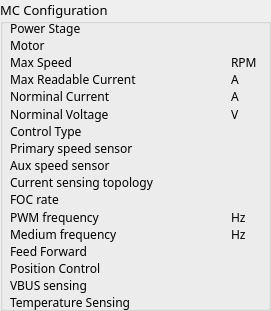
  <widget class="QGroupBox" name="groupBox_5">
   <property name="geometry">
    <rect>
     <x>620</x>
     <y>20</y>
     <width>271</width>
     <height>311</height>
    </rect>
   </property>
   <property name="font">
    <font>
     <family>Bahnschrift Light</family>
     <pointsize>10</pointsize>
     <weight>50</weight>
     <bold>false</bold>
    </font>
   </property>
   <property name="title">
    <string>MC Configuration</string>
   </property>
   <widget class="QWidget" name="formLayoutWidget">
    <property name="geometry">
     <rect>
      <x>10</x>
      <y>20</y>
      <width>251</width>
      <height>291</height>
     </rect>
    </property>
    <layout class="QFormLayout" name="formLayout">
     <property name="verticalSpacing">
      <number>1</number>
     </property>
     <item row="0" column="0">
      <widget class="QLabel" name="label">
       <property name="font">
        <font>
         <pointsize>9</pointsize>
        </font>
       </property>
       <property name="text">
        <string>Power Stage</string>
       </property>
      </widget>
     </item>
     <item row="0" column="1">
      <widget class="QLabel" name="power_stage_label">
       <property name="sizePolicy">
        <sizepolicy hsizetype="MinimumExpanding" vsizetype="Preferred">
         <horstretch>0</horstretch>
         <verstretch>0</verstretch>
        </sizepolicy>
       </property>
       <property name="minimumSize">
        <size>
         <width>100</width>
         <height>0</height>
        </size>
       </property>
       <property name="font">
        <font>
         <pointsize>9</pointsize>
        </font>
       </property>
       <property name="text">
        <string/>
       </property>
      </widget>
     </item>
     <item row="1" column="0">
      <widget class="QLabel" name="label_2">
       <property name="font">
        <font>
         <pointsize>9</pointsize>
        </font>
       </property>
       <property name="text">
        <string>Motor</string>
       </property>
      </widget>
     </item>
     <item row="1" column="1">
      <widget class="QLabel" name="motor_name_label">
       <property name="sizePolicy">
        <sizepolicy hsizetype="MinimumExpanding" vsizetype="Preferred">
         <horstretch>0</horstretch>
         <verstretch>0</verstretch>
        </sizepolicy>
       </property>
       <property name="minimumSize">
        <size>
         <width>100</width>
         <height>0</height>
        </size>
       </property>
       <property name="font">
        <font>
         <pointsize>9</pointsize>
        </font>
       </property>
       <property name="text">
        <string/>
       </property>
      </widget>
     </item>
     <item row="2" column="0">
      <widget class="QLabel" name="label_3">
       <property name="font">
        <font>
         <pointsize>9</pointsize>
        </font>
       </property>
       <property name="text">
        <string>Max Speed</string>
       </property>
      </widget>
     </item>
     <item row="3" column="0">
      <widget class="QLabel" name="label_24">
       <property name="font">
        <font>
         <pointsize>9</pointsize>
        </font>
       </property>
       <property name="text">
        <string>Max Readable Current</string>
       </property>
      </widget>
     </item>
     <item row="4" column="0">
      <widget class="QLabel" name="label_25">
       <property name="font">
        <font>
         <pointsize>9</pointsize>
        </font>
       </property>
       <property name="text">
        <string>Norminal Current</string>
       </property>
      </widget>
     </item>
     <item row="5" column="0">
      <widget class="QLabel" name="label_26">
       <property name="font">
        <font>
         <pointsize>9</pointsize>
        </font>
       </property>
       <property name="text">
        <string>Norminal Voltage</string>
       </property>
      </widget>
     </item>
     <item row="6" column="0">
      <widget class="QLabel" name="label_27">
       <property name="font">
        <font>
         <pointsize>9</pointsize>
        </font>
       </property>
       <property name="text">
        <string>Control Type</string>
       </property>
      </widget>
     </item>
     <item row="7" column="0">
      <widget class="QLabel" name="label_28">
       <property name="font">
        <font>
         <pointsize>9</pointsize>
        </font>
       </property>
       <property name="text">
        <string>Primary speed sensor</string>
       </property>
      </widget>
     </item>
     <item row="8" column="0">
      <widget class="QLabel" name="label_29">
       <property name="font">
        <font>
         <pointsize>9</pointsize>
        </font>
       </property>
       <property name="text">
        <string>Aux speed sensor</string>
       </property>
      </widget>
     </item>
     <item row="9" column="0">
      <widget class="QLabel" name="label_30">
       <property name="font">
        <font>
         <pointsize>9</pointsize>
        </font>
       </property>
       <property name="text">
        <string>Current sensing topology</string>
       </property>
      </widget>
     </item>
     <item row="10" column="0">
      <widget class="QLabel" name="label_31">
       <property name="font">
        <font>
         <pointsize>9</pointsize>
        </font>
       </property>
       <property name="text">
        <string>FOC rate</string>
       </property>
      </widget>
     </item>
     <item row="11" column="0">
      <widget class="QLabel" name="label_32">
       <property name="font">
        <font>
         <pointsize>9</pointsize>
        </font>
       </property>
       <property name="text">
        <string>PWM frequency</string>
       </property>
      </widget>
     </item>
     <item row="12" column="0">
      <widget class="QLabel" name="label_33">
       <property name="font">
        <font>
         <pointsize>9</pointsize>
        </font>
       </property>
       <property name="text">
        <string>Medium frequency</string>
       </property>
      </widget>
     </item>
     <item row="13" column="0">
      <widget class="QLabel" name="label_34">
       <property name="font">
        <font>
         <pointsize>9</pointsize>
        </font>
       </property>
       <property name="text">
        <string>Feed Forward</string>
       </property>
      </widget>
     </item>
     <item row="14" column="0">
      <widget class="QLabel" name="label_35">
       <property name="font">
        <font>
         <pointsize>9</pointsize>
        </font>
       </property>
       <property name="text">
        <string>Position Control</string>
       </property>
      </widget>
     </item>
     <item row="15" column="0">
      <widget class="QLabel" name="label_36">
       <property name="font">
        <font>
         <pointsize>9</pointsize>
        </font>
       </property>
       <property name="text">
        <string>VBUS sensing</string>
       </property>
      </widget>
     </item>
     <item row="16" column="0">
      <widget class="QLabel" name="label_37">
       <property name="font">
        <font>
         <pointsize>9</pointsize>
        </font>
       </property>
       <property name="text">
        <string>Temperature Sensing</string>
       </property>
      </widget>
     </item>
     <item row="2" column="1">
      <layout class="QHBoxLayout" name="horizontalLayout_10">
       <item>
        <widget class="QLabel" name="max_speed_label">
         <property name="sizePolicy">
          <sizepolicy hsizetype="MinimumExpanding" vsizetype="Preferred">
           <horstretch>0</horstretch>
           <verstretch>0</verstretch>
          </sizepolicy>
         </property>
         <property name="minimumSize">
          <size>
           <width>60</width>
           <height>0</height>
          </size>
         </property>
         <property name="font">
          <font>
           <pointsize>9</pointsize>
          </font>
         </property>
         <property name="text">
          <string/>
         </property>
        </widget>
       </item>
       <item>
        <widget class="QLabel" name="label_38">
         <property name="minimumSize">
          <size>
           <width>30</width>
           <height>0</height>
          </size>
         </property>
         <property name="font">
          <font>
           <pointsize>9</pointsize>
          </font>
         </property>
         <property name="text">
          <string>RPM</string>
         </property>
        </widget>
       </item>
      </layout>
     </item>
     <item row="3" column="1">
      <layout class="QHBoxLayout" name="horizontalLayout_11">
       <item>
        <widget class="QLabel" name="max_readable_current_label">
         <property name="sizePolicy">
          <sizepolicy hsizetype="MinimumExpanding" vsizetype="Preferred">
           <horstretch>0</horstretch>
           <verstretch>0</verstretch>
          </sizepolicy>
         </property>
         <property name="minimumSize">
          <size>
           <width>60</width>
           <height>0</height>
          </size>
         </property>
         <property name="font">
          <font>
           <pointsize>9</pointsize>
          </font>
         </property>
         <property name="text">
          <string/>
         </property>
        </widget>
       </item>
       <item>
        <widget class="QLabel" name="label_39">
         <property name="minimumSize">
          <size>
           <width>30</width>
           <height>0</height>
          </size>
         </property>
         <property name="font">
          <font>
           <pointsize>9</pointsize>
          </font>
         </property>
         <property name="text">
          <string>A</string>
         </property>
        </widget>
       </item>
      </layout>
     </item>
     <item row="4" column="1">
      <layout class="QHBoxLayout" name="horizontalLayout_13">
       <item>
        <widget class="QLabel" name="nominal_current_label">
         <property name="sizePolicy">
          <sizepolicy hsizetype="MinimumExpanding" vsizetype="Preferred">
           <horstretch>0</horstretch>
           <verstretch>0</verstretch>
          </sizepolicy>
         </property>
         <property name="minimumSize">
          <size>
           <width>60</width>
           <height>0</height>
          </size>
         </property>
         <property name="font">
          <font>
           <pointsize>9</pointsize>
          </font>
         </property>
         <property name="text">
          <string/>
         </property>
        </widget>
       </item>
       <item>
        <widget class="QLabel" name="label_41">
         <property name="minimumSize">
          <size>
           <width>30</width>
           <height>0</height>
          </size>
         </property>
         <property name="font">
          <font>
           <pointsize>9</pointsize>
          </font>
         </property>
         <property name="text">
          <string>A</string>
         </property>
        </widget>
       </item>
      </layout>
     </item>
     <item row="5" column="1">
      <layout class="QHBoxLayout" name="horizontalLayout_12">
       <item>
        <widget class="QLabel" name="nominal_voltage_label">
         <property name="sizePolicy">
          <sizepolicy hsizetype="MinimumExpanding" vsizetype="Preferred">
           <horstretch>0</horstretch>
           <verstretch>0</verstretch>
          </sizepolicy>
         </property>
         <property name="minimumSize">
          <size>
           <width>60</width>
           <height>0</height>
          </size>
         </property>
         <property name="font">
          <font>
           <pointsize>9</pointsize>
          </font>
         </property>
         <property name="text">
          <string/>
         </property>
        </widget>
       </item>
       <item>
        <widget class="QLabel" name="label_40">
         <property name="minimumSize">
          <size>
           <width>30</width>
           <height>0</height>
          </size>
         </property>
         <property name="font">
          <font>
           <pointsize>9</pointsize>
          </font>
         </property>
         <property name="text">
          <string>V</string>
         </property>
        </widget>
       </item>
      </layout>
     </item>
     <item row="6" column="1">
      <layout class="QHBoxLayout" name="horizontalLayout_14">
       <item>
        <widget class="QLabel" name="contorl_type_label">
         <property name="sizePolicy">
          <sizepolicy hsizetype="MinimumExpanding" vsizetype="Preferred">
           <horstretch>0</horstretch>
           <verstretch>0</verstretch>
          </sizepolicy>
         </property>
         <property name="minimumSize">
          <size>
           <width>60</width>
           <height>0</height>
          </size>
         </property>
         <property name="font">
          <font>
           <pointsize>9</pointsize>
          </font>
         </property>
         <property name="text">
          <string/>
         </property>
        </widget>
       </item>
       <item>
        <widget class="QLabel" name="label_42">
         <property name="minimumSize">
          <size>
           <width>30</width>
           <height>0</height>
          </size>
         </property>
         <property name="font">
          <font>
           <pointsize>9</pointsize>
          </font>
         </property>
         <property name="text">
          <string/>
         </property>
        </widget>
       </item>
      </layout>
     </item>
     <item row="7" column="1">
      <layout class="QHBoxLayout" name="horizontalLayout_15">
       <item>
        <widget class="QLabel" name="primary_speed_sensor_label">
         <property name="sizePolicy">
          <sizepolicy hsizetype="MinimumExpanding" vsizetype="Preferred">
           <horstretch>0</horstretch>
           <verstretch>0</verstretch>
          </sizepolicy>
         </property>
         <property name="minimumSize">
          <size>
           <width>60</width>
           <height>0</height>
          </size>
         </property>
         <property name="font">
          <font>
           <pointsize>9</pointsize>
          </font>
         </property>
         <property name="text">
          <string/>
         </property>
        </widget>
       </item>
       <item>
        <widget class="QLabel" name="label_43">
         <property name="minimumSize">
          <size>
           <width>30</width>
           <height>0</height>
          </size>
         </property>
         <property name="font">
          <font>
           <pointsize>9</pointsize>
          </font>
         </property>
         <property name="text">
          <string/>
         </property>
        </widget>
       </item>
      </layout>
     </item>
     <item row="8" column="1">
      <layout class="QHBoxLayout" name="horizontalLayout_16">
       <item>
        <widget class="QLabel" name="aux_speed_sensor_label">
         <property name="sizePolicy">
          <sizepolicy hsizetype="MinimumExpanding" vsizetype="Preferred">
           <horstretch>0</horstretch>
           <verstretch>0</verstretch>
          </sizepolicy>
         </property>
         <property name="minimumSize">
          <size>
           <width>60</width>
           <height>0</height>
          </size>
         </property>
         <property name="font">
          <font>
           <pointsize>9</pointsize>
          </font>
         </property>
         <property name="text">
          <string/>
         </property>
        </widget>
       </item>
       <item>
        <widget class="QLabel" name="label_44">
         <property name="minimumSize">
          <size>
           <width>30</width>
           <height>0</height>
          </size>
         </property>
         <property name="font">
          <font>
           <pointsize>9</pointsize>
          </font>
         </property>
         <property name="text">
          <string/>
         </property>
        </widget>
       </item>
      </layout>
     </item>
     <item row="9" column="1">
      <layout class="QHBoxLayout" name="horizontalLayout_17">
       <item>
        <widget class="QLabel" name="current_sensing_topology_label">
         <property name="sizePolicy">
          <sizepolicy hsizetype="MinimumExpanding" vsizetype="Preferred">
           <horstretch>0</horstretch>
           <verstretch>0</verstretch>
          </sizepolicy>
         </property>
         <property name="minimumSize">
          <size>
           <width>60</width>
           <height>0</height>
          </size>
         </property>
         <property name="font">
          <font>
           <pointsize>9</pointsize>
          </font>
         </property>
         <property name="text">
          <string/>
         </property>
        </widget>
       </item>
       <item>
        <widget class="QLabel" name="label_45">
         <property name="minimumSize">
          <size>
           <width>30</width>
           <height>0</height>
          </size>
         </property>
         <property name="font">
          <font>
           <pointsize>9</pointsize>
          </font>
         </property>
         <property name="text">
          <string/>
         </property>
        </widget>
       </item>
      </layout>
     </item>
     <item row="10" column="1">
      <layout class="QHBoxLayout" name="horizontalLayout_18">
       <item>
        <widget class="QLabel" name="foc_rate_label">
         <property name="sizePolicy">
          <sizepolicy hsizetype="MinimumExpanding" vsizetype="Preferred">
           <horstretch>0</horstretch>
           <verstretch>0</verstretch>
          </sizepolicy>
         </property>
         <property name="minimumSize">
          <size>
           <width>60</width>
           <height>0</height>
          </size>
         </property>
         <property name="font">
          <font>
           <pointsize>9</pointsize>
          </font>
         </property>
         <property name="text">
          <string/>
         </property>
        </widget>
       </item>
       <item>
        <widget class="QLabel" name="label_46">
         <property name="minimumSize">
          <size>
           <width>30</width>
           <height>0</height>
          </size>
         </property>
         <property name="font">
          <font>
           <pointsize>9</pointsize>
          </font>
         </property>
         <property name="text">
          <string/>
         </property>
        </widget>
       </item>
      </layout>
     </item>
     <item row="11" column="1">
      <layout class="QHBoxLayout" name="horizontalLayout_19">
       <item>
        <widget class="QLabel" name="pwn_frequency_label">
         <property name="sizePolicy">
          <sizepolicy hsizetype="MinimumExpanding" vsizetype="Preferred">
           <horstretch>0</horstretch>
           <verstretch>0</verstretch>
          </sizepolicy>
         </property>
         <property name="minimumSize">
          <size>
           <width>60</width>
           <height>0</height>
          </size>
         </property>
         <property name="font">
          <font>
           <pointsize>9</pointsize>
          </font>
         </property>
         <property name="text">
          <string/>
         </property>
        </widget>
       </item>
       <item>
        <widget class="QLabel" name="label_47">
         <property name="minimumSize">
          <size>
           <width>30</width>
           <height>0</height>
          </size>
         </property>
         <property name="font">
          <font>
           <pointsize>9</pointsize>
          </font>
         </property>
         <property name="text">
          <string>Hz</string>
         </property>
        </widget>
       </item>
      </layout>
     </item>
     <item row="12" column="1">
      <layout class="QHBoxLayout" name="horizontalLayout_20">
       <item>
        <widget class="QLabel" name="medium_frequency_label">
         <property name="sizePolicy">
          <sizepolicy hsizetype="MinimumExpanding" vsizetype="Preferred">
           <horstretch>0</horstretch>
           <verstretch>0</verstretch>
          </sizepolicy>
         </property>
         <property name="minimumSize">
          <size>
           <width>60</width>
           <height>0</height>
          </size>
         </property>
         <property name="font">
          <font>
           <pointsize>9</pointsize>
          </font>
         </property>
         <property name="text">
          <string/>
         </property>
        </widget>
       </item>
       <item>
        <widget class="QLabel" name="label_48">
         <property name="minimumSize">
          <size>
           <width>30</width>
           <height>0</height>
          </size>
         </property>
         <property name="font">
          <font>
           <pointsize>9</pointsize>
          </font>
         </property>
         <property name="text">
          <string>Hz</string>
         </property>
        </widget>
       </item>
      </layout>
     </item>
     <item row="13" column="1">
      <layout class="QHBoxLayout" name="horizontalLayout_21">
       <item>
        <widget class="QLabel" name="feed_forward_label">
         <property name="sizePolicy">
          <sizepolicy hsizetype="MinimumExpanding" vsizetype="Preferred">
           <horstretch>0</horstretch>
           <verstretch>0</verstretch>
          </sizepolicy>
         </property>
         <property name="minimumSize">
          <size>
           <width>60</width>
           <height>0</height>
          </size>
         </property>
         <property name="font">
          <font>
           <pointsize>9</pointsize>
          </font>
         </property>
         <property name="text">
          <string/>
         </property>
        </widget>
       </item>
       <item>
        <widget class="QLabel" name="label_49">
         <property name="minimumSize">
          <size>
           <width>30</width>
           <height>0</height>
          </size>
         </property>
         <property name="font">
          <font>
           <pointsize>9</pointsize>
          </font>
         </property>
         <property name="text">
          <string/>
         </property>
        </widget>
       </item>
      </layout>
     </item>
     <item row="14" column="1">
      <layout class="QHBoxLayout" name="horizontalLayout_23">
       <item>
        <widget class="QLabel" name="position_control_label">
         <property name="sizePolicy">
          <sizepolicy hsizetype="MinimumExpanding" vsizetype="Preferred">
           <horstretch>0</horstretch>
           <verstretch>0</verstretch>
          </sizepolicy>
         </property>
         <property name="minimumSize">
          <size>
           <width>60</width>
           <height>0</height>
          </size>
         </property>
         <property name="font">
          <font>
           <pointsize>9</pointsize>
          </font>
         </property>
         <property name="text">
          <string/>
         </property>
        </widget>
       </item>
       <item>
        <widget class="QLabel" name="label_51">
         <property name="minimumSize">
          <size>
           <width>30</width>
           <height>0</height>
          </size>
         </property>
         <property name="font">
          <font>
           <pointsize>9</pointsize>
          </font>
         </property>
         <property name="text">
          <string/>
         </property>
        </widget>
       </item>
      </layout>
     </item>
     <item row="15" column="1">
      <layout class="QHBoxLayout" name="horizontalLayout_22">
       <item>
        <widget class="QLabel" name="vbus_sensing_label">
         <property name="sizePolicy">
          <sizepolicy hsizetype="MinimumExpanding" vsizetype="Preferred">
           <horstretch>0</horstretch>
           <verstretch>0</verstretch>
          </sizepolicy>
         </property>
         <property name="minimumSize">
          <size>
           <width>60</width>
           <height>0</height>
          </size>
         </property>
         <property name="font">
          <font>
           <pointsize>9</pointsize>
          </font>
         </property>
         <property name="text">
          <string/>
         </property>
        </widget>
       </item>
       <item>
        <widget class="QLabel" name="label_50">
         <property name="minimumSize">
          <size>
           <width>30</width>
           <height>0</height>
          </size>
         </property>
         <property name="font">
          <font>
           <pointsize>9</pointsize>
          </font>
         </property>
         <property name="text">
          <string/>
         </property>
        </widget>
       </item>
      </layout>
     </item>
     <item row="16" column="1">
      <layout class="QHBoxLayout" name="horizontalLayout_24">
       <item>
        <widget class="QLabel" name="temperature_sensing_label">
         <property name="sizePolicy">
          <sizepolicy hsizetype="MinimumExpanding" vsizetype="Preferred">
           <horstretch>0</horstretch>
           <verstretch>0</verstretch>
          </sizepolicy>
         </property>
         <property name="minimumSize">
          <size>
           <width>60</width>
           <height>0</height>
          </size>
         </property>
         <property name="font">
          <font>
           <pointsize>9</pointsize>
          </font>
         </property>
         <property name="text">
          <string/>
         </property>
        </widget>
       </item>
       <item>
        <widget class="QLabel" name="label_52">
         <property name="minimumSize">
          <size>
           <width>30</width>
           <height>0</height>
          </size>
         </property>
         <property name="font">
          <font>
           <pointsize>9</pointsize>
          </font>
         </property>
         <property name="text">
          <string/>
         </property>
        </widget>
       </item>
      </layout>
     </item>
    </layout>
   </widget>
  </widget>
